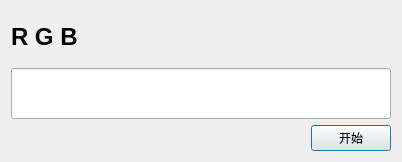
<?xml version="1.0" encoding="UTF-8"?>
<ui version="4.0">
 <class>ZPosColorDlg</class>
 <widget class="QDialog" name="ZPosColorDlg">
  <property name="geometry">
   <rect>
    <x>0</x>
    <y>0</y>
    <width>402</width>
    <height>162</height>
   </rect>
  </property>
  <property name="windowTitle">
   <string>Dialog</string>
  </property>
  <layout class="QVBoxLayout" name="verticalLayout">
   <item>
    <widget class="QLabel" name="label">
     <property name="sizePolicy">
      <sizepolicy hsizetype="Preferred" vsizetype="Expanding">
       <horstretch>0</horstretch>
       <verstretch>0</verstretch>
      </sizepolicy>
     </property>
     <property name="font">
      <font>
       <pointsize>18</pointsize>
       <weight>75</weight>
       <bold>true</bold>
      </font>
     </property>
     <property name="text">
      <string>R G B</string>
     </property>
    </widget>
   </item>
   <item>
    <widget class="QLineEdit" name="lineEdit">
     <property name="sizePolicy">
      <sizepolicy hsizetype="Expanding" vsizetype="Expanding">
       <horstretch>0</horstretch>
       <verstretch>0</verstretch>
      </sizepolicy>
     </property>
     <property name="font">
      <font>
       <pointsize>18</pointsize>
       <weight>75</weight>
       <bold>true</bold>
      </font>
     </property>
    </widget>
   </item>
   <item>
    <layout class="QHBoxLayout" name="horizontalLayout">
     <item>
      <spacer name="horizontalSpacer">
       <property name="orientation">
        <enum>Qt::Horizontal</enum>
       </property>
       <property name="sizeHint" stdset="0">
        <size>
         <width>40</width>
         <height>20</height>
        </size>
       </property>
      </spacer>
     </item>
     <item>
      <widget class="QPushButton" name="btn">
       <property name="text">
        <string>开始</string>
       </property>
       <property name="default">
        <bool>true</bool>
       </property>
      </widget>
     </item>
    </layout>
   </item>
  </layout>
 </widget>
 <resources/>
 <connections/>
</ui>
